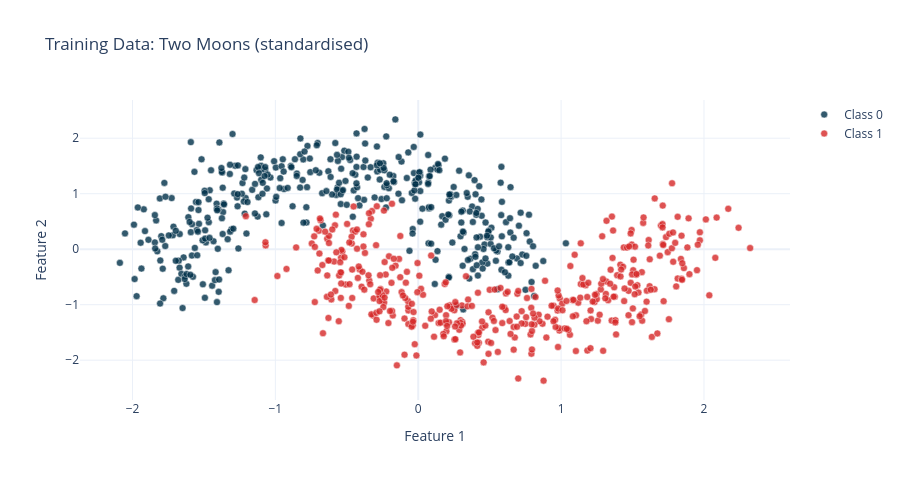

Source (notebook cell):
### Markdown cell above
#### Loading the Data

### Code cell
data = MoonsData()
data.plot()
data.shapes()

### Figure 1 — Plotly figure (JSON) as saved in the notebook; plotly's stock layout.template omitted (floating-point values rounded to 4 significant figures; data arrays with more than 128 entries replaced by an {"elided": "..."} marker saying what was removed)
{"data": [{"marker": {"color": "#003049", "line": {"color": "white", "width": 0.5}, "opacity": 0.8, "size": 7}, "mode": "markers", "name": "Class 0", "type": "scatter", "x": {"elided": "400 float values"}, "y": {"elided": "400 float values"}}, {"marker": {"color": "#D62828", "line": {"color": "white", "width": 0.5}, "opacity": 0.8, "size": 7}, "mode": "markers", "name": "Class 1", "type": "scatter", "x": {"elided": "400 float values"}, "y": {"elided": "400 float values"}}], "layout": {"height": 480, "title": {"text": "Training Data: Two Moons (standardised)"}, "xaxis": {"title": {"text": "Feature 1"}}, "yaxis": {"title": {"text": "Feature 2"}}}}
